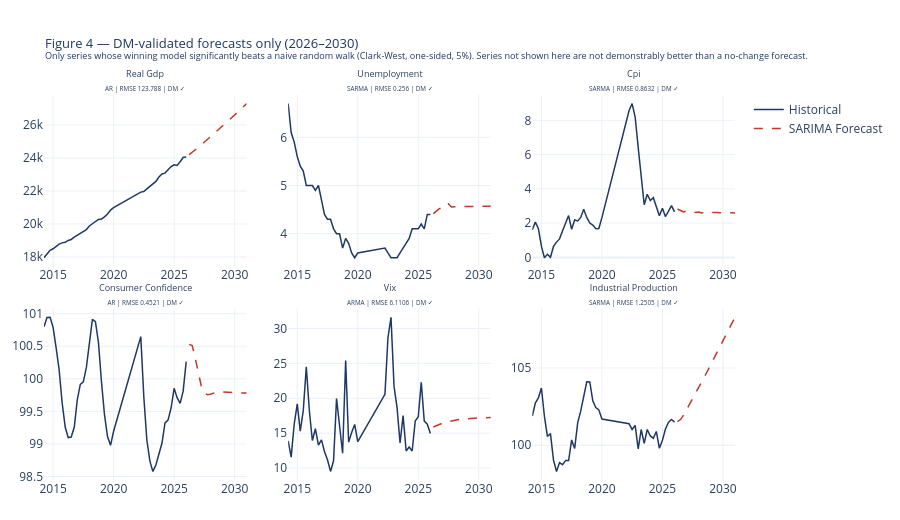

The notebook cell saved with this chart:
### Code cell
# ── Figure 4 — DM-VALIDATED forecasts only (significantly beat a naive RW) ──────
validated_vars = [r['Variable'] for _, r in backtest_summary.iterrows()
                  if (r.get('_validated') == True) and r['Variable'] in forecast_raw.columns]
not_validated  = [r['Variable'] for _, r in backtest_summary.iterrows()
                  if (r.get('_validated') != True) and r['Variable'] in forecast_raw.columns]

print(f'DM-validated ({len(validated_vars)}): {validated_vars}')
print(f'Not validated ({len(not_validated)}): {not_validated}\n')

fig_validated = plot_forecast_panels(
    validated_vars,
    'Figure 4 \u2014 DM-validated forecasts only (2026\u20132030)<br>'
    '<sup>Only series whose winning model significantly beats a naive random walk '
    '(Clark-West, one-sided, 5%). Series not shown here are not demonstrably '
    'better than a no-change forecast.</sup>')
